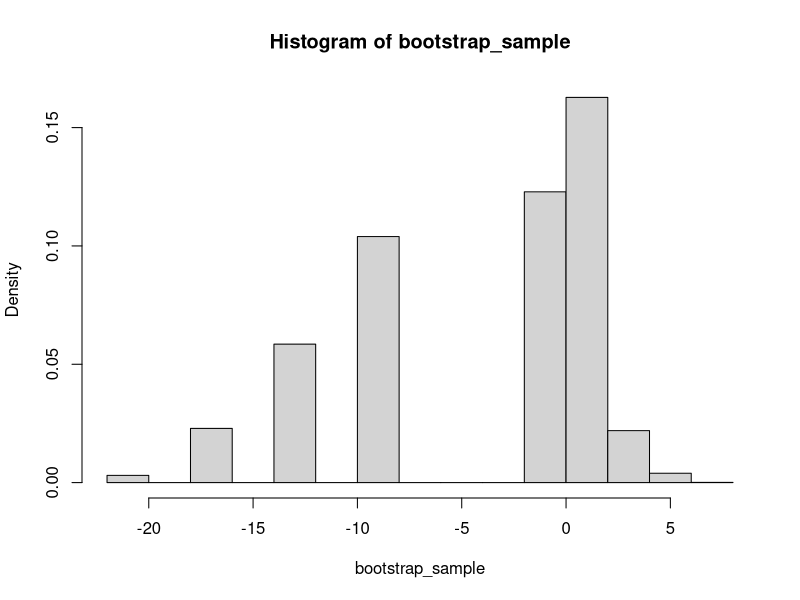
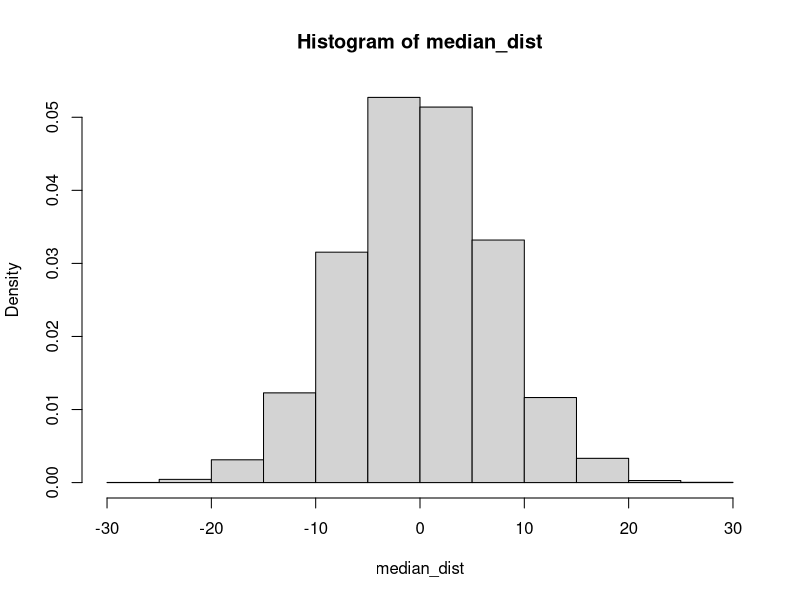
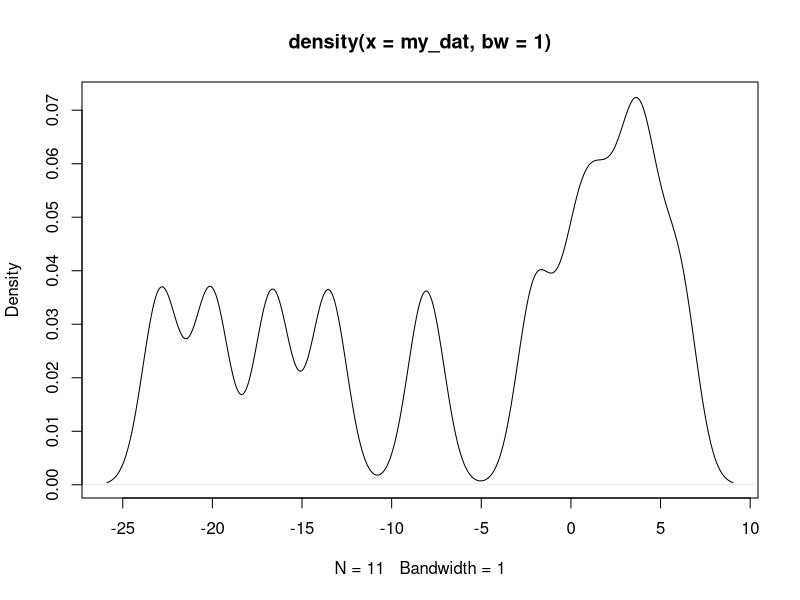
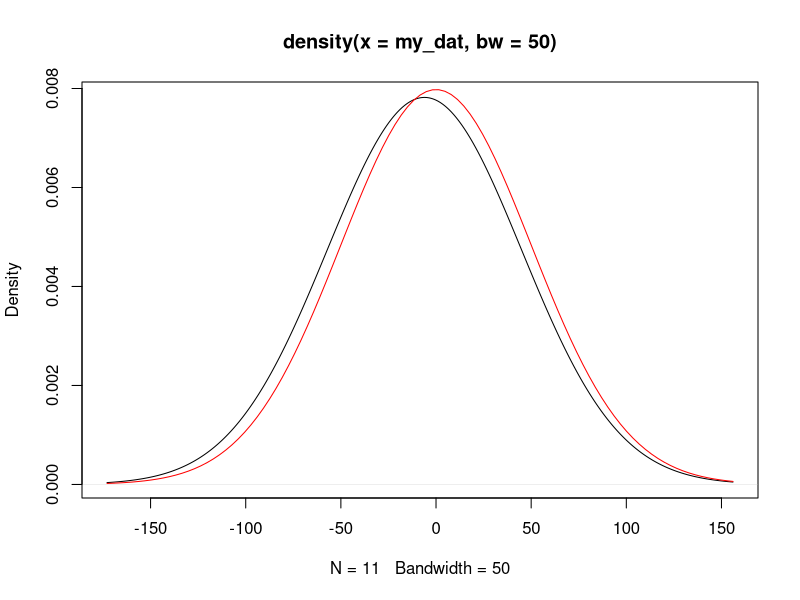
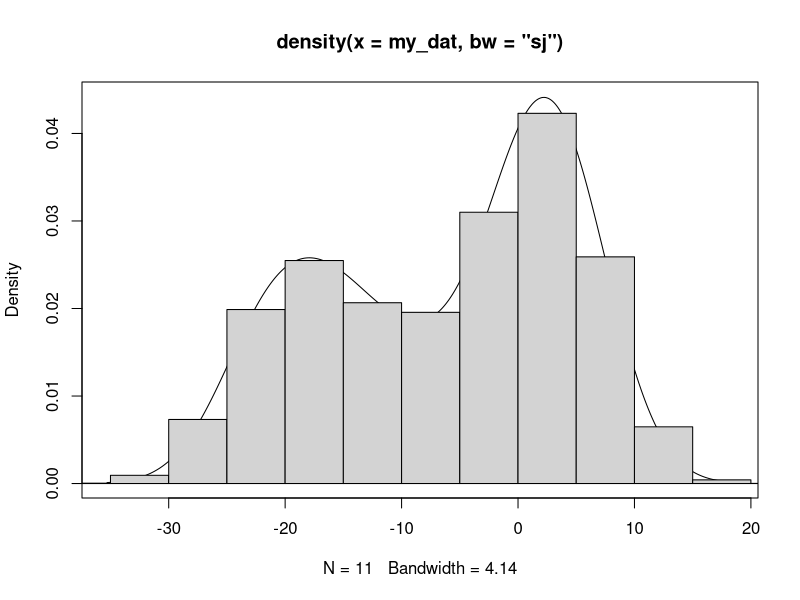

Here is the R script that generated these plots, in order: (Note: this script raises an error after producing the figures.)
#' Problems with the bootstrap associated with discrete empirical cdf

set.seed(213)
my_dat <- rnorm(11, 0, 10)
bootstrap_sample <- replicate(10000, {
  quantile(sample(my_dat, replace = TRUE), .5)
})
hist(bootstrap_sample, probability = TRUE)

#' compare to what an estimate of the sampling distribution of the median should look like; this is
#' terrible

median_dist <- replicate(10000, {
  quantile(rnorm(11, 0, 19), .5)
})
hist(median_dist, probability = TRUE)

#' The problem is the discrete nature of the empirical cdf. We need to smooth it to get better results.
#' This brings up a question; how do you smooth an empirical cdf? We take a different approach
#' and smooth the histogram associated with the bootstrap resample, and sample from that.

#' Let's investigate the role that the standard deviation in kernel density estimation plays.

plot(density(my_dat, bw = 1)) #too wiggly
plot(density(my_dat, bw = 50)) #just returns a normal rv with mean 0 and sd 50!
curve(dnorm(x, 0, 50), add = TRUE, col = "red")

plot(density(my_dat, bw = "sj")) 
#' seems to be a good compromise. smooths things out but not too much. there are also theoretical 
#' reasons to like this, at least asymptotically.

#' here, we sample from the kde, and check that the histogram matches the density.

sigma <- density(my_dat, bw = "sj")$bw

kde_sample <- replicate(10000, {
  rnorm(1, sample(my_dat, 1), sigma)
})
hist(kde_sample, probability = TRUE, add = TRUE) #Yes, seems to be sampling from the kde


#' Now, we can adjust our bootstrap resampling to have a smooth bootstrap.

bw <- density(my_dat, bw = "sj", give.Rkern = FALSE)$bw

kde_data <- replicate(10000, {
  resample_dat <- rnorm(11, sample(my_dat, size = 11, replace = TRUE),bw)
  quantile(resample_dat, 0.5)
})
hist(kde_data - 5, probability = TRUE, breaks = seq(-25,25,2.5)  ) #Estimate for the sampling distribution of the median - note that it is biased

#' We actually know that this data is normal with sd 10, so we can get a much better estimate
#' of the sampling distribution that way.

better_est <- replicate(10000, {
  quantile(rnorm(11, 0, 10), 0.5)
})
hist(better_est, probability = TRUE, col = 'red', breaks = seq(-25,25,2.5))
hist(kde_data - 5, probability = TRUE, breaks = seq(-25,25,2.5), add = TRUE  ) #Estimate for the sampling distribution of the median - note that it is biased

#'This isn't the best, but remember, we only have 11 data points!!!! And we are trying to estimate
#'the sampling distribution of the median, from that, which should have seemed impossible before
#'starting this class!!!
